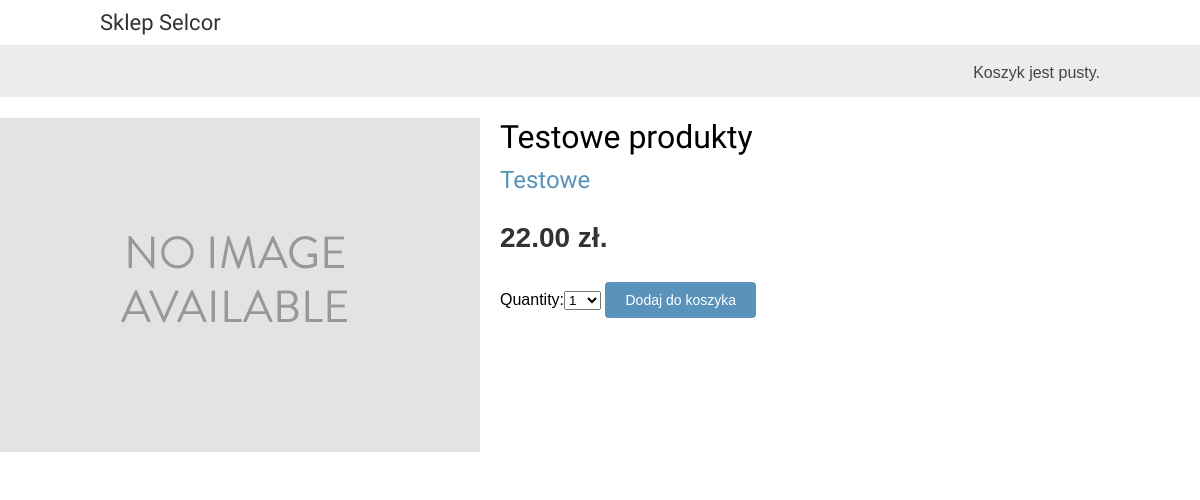
/2/testowe-produkty/, run on the app's committed database.
### shop/models.py (models this page shows, shortened)
class Product(models.Model):
    category = models.ForeignKey(Category, related_name='products', on_delete=models.CASCADE)
    name = models.CharField(max_length=200, db_index=True)
    slug = models.SlugField(max_length=200, db_index=True)
    image = models.ImageField(upload_to='products/%Y/%m/%d', blank=True)
    description = models.TextField(blank=True)
    price = models.DecimalField(max_digits=10, decimal_places=2)
    available = models.BooleanField(default=True)
    created = models.DateTimeField(auto_now_add=True)
    updated = models.DateTimeField(auto_now=True)
    class Meta:
        ordering = ('name',)
        index_together = (('id', 'slug'))

class Category(models.Model):
    name = models.CharField(max_length=200, db_index=True)
    slug = models.SlugField(max_length=200, db_index=True, unique=True)
    class Meta:
        ordering = ('name',)
        verbose_name = 'category'
        verbose_name_plural = 'categories'
    def __str__(self):
        return self.name
    def get_absolute_url(self):
        return reverse('shop:product_list_by_category', args=[self.slug])

### shop/views.py (the view)
# urls.py: path('<int:id>/<slug:slug>/', views.product_detail, name='product_detail'),
def product_detail(request, id, slug):
    product = get_object_or_404(Product,
                                id=id,
                                slug=slug,
                                available=True)
    cart_product_form = CartAddProductForm()
    return render(request,
                  'shop/product/detail.html',
                  {'product': product,
                   'cart_product_form': cart_product_form})

### cart/forms.py
class CartAddProductForm(forms.Form):
    quantity = forms.TypedChoiceField(
                                choices=PRODUCT_QUANTITY_CHOICES,
                                coerce=int)
    override = forms.BooleanField(required=False,
                                  initial=False,
                                  widget=forms.HiddenInput)

### cart/cart.py (called while the page is built)
    def __len__(self):
        return sum(item['quantity'] for item in self.cart.values())

### cart/context_processors.py (called while the page is built)
def cart(request):
    return {'cart': Cart(request)}

### shop/templates/shop/product/detail.html (shortened to what this page needs)
{% extends "shop/base.html" %}
{% load static %}
{% block content %}
    <div class="product-detail">
        <img src="{% if product.image %}{{ product.image.url }}{% else %}{% static "img/no_image.png" %}{% endif %}">
        <h1>{{ product.name }}</h1>
        <h2><a href="{{ product.category.get_absolute_url }}">{{ product.category }}</a></h2>
        <p class="price">{{ product.price }} zł.</p>
        <form action="{% url "cart:cart_add" product.id %}" method="post">
            {{ cart_product_form }}
            <input type="submit" value="Dodaj do koszyka">
        </form>
    </div>
{% endblock %}

### shop/static/css/base.css (style rules this page uses)
body { margin:0; padding:0; font-family:helvetica, sans-serif; }
h1, h2, h3, h4, h5 , h6 { font-family: 'Ubuntu', sans-serif; font-weight:normal; }
a { text-decoration:none; color:#5993bb; }
a.button, input[type="submit"] { color:#fff; background:#5993bb; border-radius:4px; padding:10px 20px; font-size:14px; border:0; }
.product-detail { text-align:justify; }
.product-detail .price { color:#333; font-size:28px; font-weight:bold; }
.product-detail img { width:40%; float:left; padding:0 20px 20px 0; }
.product-detail h1 { margin-bottom:0; }
.product-detail h2 { margin-top:10px; }

### data on the page
Product: name "Testowe produkty", category "Testowe", price "22.00"
